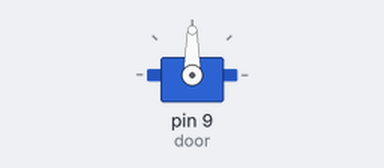
A sketch run on a simulated Arduino Uno, built with avr-gcc and run on an emulated ATmega328P. Shown: servo.

Above: at 0.05 s.
At 4.0 s:
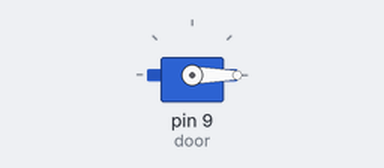
Timing chart, 0 to 5.2 s (numbered marks = the images above):
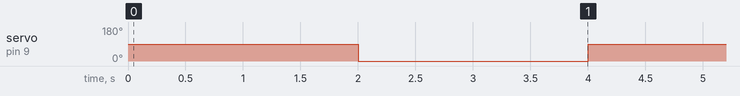

Measured:
- by itself, servo on pin 9 (door): alternates 90° for 2.0 s and 0° for 2.0 s

The sketch:

week7_servo_test.ino
```cpp
#include <Servo.h>

Servo door;

void setup() {
  door.attach(9);
}

void loop() {
  door.write(90); // Open
  delay(2000);
  door.write(0);  // Close
  delay(2000);
}
```
